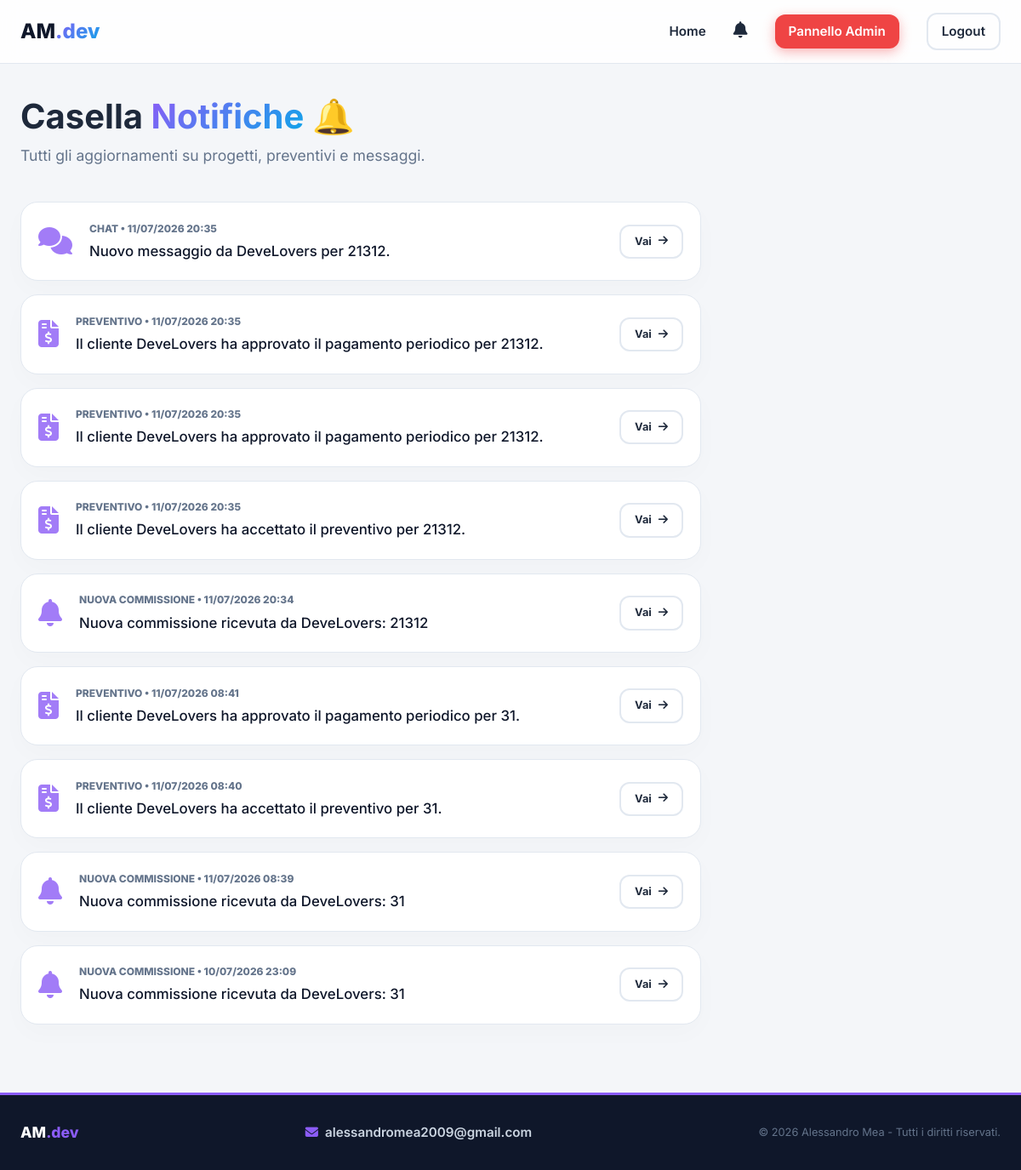
/notifications (signed in), run on the app's committed database.
### app.py (models this page shows)
class Notification(db.Model):
    id = db.Column(db.Integer, primary_key=True)
    user_id = db.Column(db.Integer, db.ForeignKey('user.id'), nullable=False)
    message = db.Column(db.String(255), nullable=False)
    category = db.Column(db.String(50), default='Info')
    link = db.Column(db.String(255), nullable=True)
    is_read = db.Column(db.Boolean, default=False)
    created_at = db.Column(db.DateTime, default=datetime.utcnow)

### app.py (the view)
@app.route('/notifications')
@login_required
def notifications():
    user_notifs = Notification.query.filter_by(user_id=current_user.id).order_by(Notification.created_at.desc()).all()
    for n in user_notifs:
        n.is_read = True
    db.session.commit()
    return render_template('notifications.html', notifications=user_notifs)

### app.py (called while the page is built)
@login_manager.user_loader
def load_user(user_id):
    return User.query.get(int(user_id))

@app.context_processor
def inject_notifications():
    if current_user.is_authenticated:
        unread = Notification.query.filter_by(user_id=current_user.id, is_read=False).count()
        return dict(unread_notifications=unread)
    return dict(unread_notifications=0)

### templates/notifications.html
{% extends 'base.html' %}
{% block content %}
<div style="margin-bottom: 40px;">
    <h2 style="font-size: 2.5rem;">Casella <span class="text-neon">Notifiche</span> 🔔</h2>
    <p style="color: var(--text-muted); font-size: 1.1rem;">Tutti gli aggiornamenti su progetti, preventivi e messaggi.
    </p>
</div>
<div style="max-width: 800px; display: flex; flex-direction: column; gap: 16px;">
    {% if not notifications %}
    <div class="neon-card" style="text-align: center; color: var(--text-muted); padding: 60px;">
        <i class="fa-regular fa-bell-slash" style="font-size: 3rem; opacity: 0.3; margin-bottom: 16px;"></i><br>
        Non hai nessuna notifica al momento.
    </div>
    {% else %}
    {% for n in notifications %}
    <div class="neon-card"
        style="padding: 20px; display: flex; gap: 20px; align-items: center; {% if not n.is_read %}border-left: 4px solid var(--accent-purple); background: rgba(99, 102, 241, 0.03);{% endif %}">
        <div style="font-size: 2rem; color: var(--accent-purple); opacity: 0.8;">
            {% if n.category == 'Chat' %}<i class="fa-solid fa-comments"></i>
            {% elif n.category == 'Preventivo' %}<i class="fa-solid fa-file-invoice-dollar"></i>
            {% elif n.category == 'Stato Lavoro' %}<i class="fa-solid fa-spinner"></i>
            {% else %}<i class="fa-solid fa-bell"></i>{% endif %}
        </div>
        <div style="flex-grow: 1;">
            <h4
                style="margin-bottom: 4px; font-size: 1rem; color: var(--text-muted); text-transform: uppercase; font-weight: 800; font-size: 0.75rem;">
                {{ n.category }} • {{ n.created_at.strftime('%d/%m/%Y %H:%M') }}</h4>
            <p
                style="font-size: 1.05rem; color: var(--primary-dark); font-weight: {% if not n.is_read %}700{% else %}500{% endif %};">
                {{ n.message }}</p>
        </div>
        {% if n.link %}
        <div>
            <a href="{{ n.link }}" class="btn btn-secondary btn-sm" style="padding: 8px 16px; font-size: 0.8rem;">Vai <i
                    class="fa-solid fa-arrow-right"></i></a>
        </div>
        {% endif %}
    </div>
    {% endfor %}
    {% endif %}
</div>
{% endblock %}

### static/css/style.css (style rules this page uses)
html { scroll-behavior: smooth; }
:root { --primary-dark: #0f172a; --accent-purple: #8b5cf6; --accent-blue: #0ea5e9; --accent-neon: linear-gradient(135deg, #8b5cf6, #0ea5e9); --bg-body: #f4f6f9; --card-bg: #ffffff; --text-main: #1e293b; --text-muted: #64748b; --border-color: #e2e8f0; --neon-glow: 0 4px 20px rgba(139, 92, 246, 0.3), 0 4px 20px rgba(14, 165, 233, 0.3); --transition: all 0.3s cubic-bezier(0.4, 0, 0.2, 1); }
* { margin: 0; padding: 0; box-sizing: border-box; font-family: 'Inter', system-ui, -apple-system, sans-serif; }
body { background-color: var(--bg-body); color: var(--text-main); line-height: 1.6; min-height: 100vh; }
.btn { display: inline-flex; align-items: center; justify-content: center; gap: 8px; padding: 12px 24px; border-radius: 12px; font-weight: 700; font-size: 0.95rem; text-decoration: none; cursor: pointer; border: none; transition: var(--transition); }
.btn-secondary { background-color: transparent; border: 2px solid var(--border-color); color: var(--text-main) !important; }
.neon-card { background: var(--card-bg); border: 1px solid var(--border-color); border-radius: 20px; padding: 32px; box-shadow: 0 10px 30px rgba(0, 0, 0, 0.02); position: relative; overflow: hidden; transition: var(--transition); }
.neon-card::before { content: ''; position: absolute; top: 0; left: 0; width: 100%; height: 4px; background: var(--accent-neon); opacity: 0; transition: var(--transition); }
.text-neon { background: var(--accent-neon); -webkit-background-clip: text; -webkit-text-fill-color: transparent; }

### data on the page
Notification: category "CHAT", created_at "11/07/2026 20:35", message "Nuovo messaggio da DeveLovers per 21312."
Notification: category "PREVENTIVO", created_at "11/07/2026 20:35", message "Il cliente DeveLovers ha approvato il pagamento periodico per 21312."
Notification: category "PREVENTIVO", created_at "11/07/2026 20:35", message "Il cliente DeveLovers ha approvato il pagamento periodico per 21312."
Notification: category "PREVENTIVO", created_at "11/07/2026 20:35", message "Il cliente DeveLovers ha accettato il preventivo per 21312."
Notification: category "NUOVA COMMISSIONE", created_at "11/07/2026 20:34", message "Nuova commissione ricevuta da DeveLovers: 21312"
Notification: category "PREVENTIVO", created_at "11/07/2026 08:41", message "Il cliente DeveLovers ha approvato il pagamento periodico per 31."
Notification: category "PREVENTIVO", created_at "11/07/2026 08:40", message "Il cliente DeveLovers ha accettato il preventivo per 31."
Notification: category "NUOVA COMMISSIONE", created_at "11/07/2026 08:39", message "Nuova commissione ricevuta da DeveLovers: 31"
Notification: category "NUOVA COMMISSIONE", created_at "10/07/2026 23:09", message "Nuova commissione ricevuta da DeveLovers: 31"
